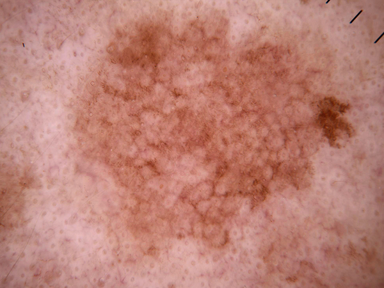
#> input picture important files to be deleted/function alalyse-our presentations/filip/img_0000.png, 384 x 288 px
$ jupyter execute --allow-errors filip_functions.ipynb
#> lines starting #> are read from the running program, lines starting #| are printed output that depends on the picture; after the words box and inside, x2 and y2 are one past the last pixel; in counts of white or black regions, pixels touching at a corner belong together
[cell 1]
import cv2
import numpy as np
from math import sqrt, floor, ceil, nan, pi
from skimage import color, exposure
from skimage.color import rgb2gray
from skimage.feature import blob_log
from skimage.filters import threshold_otsu
from skimage.measure import label, regionprops
from skimage.transform import resize
from skimage.transform import rotate
from skimage import morphology
from sklearn.cluster import KMeans
from skimage.segmentation import slic
from skimage.color import rgb2hsv
from scipy.stats import circmean, circvar, circstd
from statistics import variance, stdev
from scipy.spatial import ConvexHull

## 1. measure_blue_veil

[cell 2]
#It goes through every pixel in the image and increases a counter if the pixel
# satisfies a specific color condition that can be interpreted as having a "blue veil" characteristic.

def measure_blue_veil(image):

    height, width, _ = image.shape #no. of pixels in height and width
    count = 0

    for y in range(height):
        for x in range(width): #Iterating through every pixel of the picture
            b, g, r = image[y, x] #Extracts the Blue, Green, and Red channel values at each pixel.

            if b > 60 and (r - 46 < g) and (g < r + 15): #extracts a specific condition for a 'blue veil'
                count += 1 #if satisfied counter +=1

    return count

#This function estimates how much of an image is covered by a "blue veil" by counting bluish pixels
# with specific RGB relationships. It could be used in medical image analysis,
# especially for identifying potential melanoma features in skin lesion images. ~ chat gpt

[cell 3]
image = cv2.imread(r'C:\Users\filip\Dokumenty\Data Science 2nd semester\Project\data pieprzyki i wlosy\img_1185.png')
#> (the rest of this cell did not finish here and is left out)

[cell 4]
import cv2
import numpy as np
import matplotlib.pyplot as plt

def visualize_blue_veil(image):
    height, width, _ = image.shape
    mask = np.zeros((height, width), dtype=np.uint8)  # Empty mask

    for y in range(height):
        for x in range(width):
            b, g, r = image[y, x]

            if b > 60 and (r - 46 < g) and (g < r + 15):
                mask[y, x] = 255  # White pixel if condition met

    return mask


image = cv2.imread('img_0000.png')  # Replace with your image path
#> image is the input picture: shape (288, 384, 3); mean B, G, R 116.9, 128.5, 187.7
image = cv2.cvtColor(image, cv2.COLOR_BGR2RGB)  # Convert from BGR to RGB for matplotlib

# Get the blue veil mask
mask = visualize_blue_veil(image)
#> after the loop in visualize_blue_veil, `for y in range(height):`:
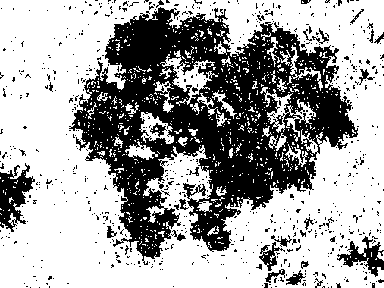
#> mask: shape (288, 384); 64.3% white; 704 black regions (674 under 20 px), largest, box (x1, y1, x2, y2) and area: (69, 7, 358, 265) 33725, (0, 163, 35, 232) 1243, (337, 236, 384, 277) 714

# Plot the results
plt.figure(figsize=(12, 6))

plt.subplot(1, 2, 1)
plt.title("Original Image")
plt.imshow(image)
plt.axis('off')

plt.subplot(1, 2, 2)
plt.title("Blue Veil Mask")
plt.imshow(mask, cmap='gray')
plt.axis('off')

plt.show()
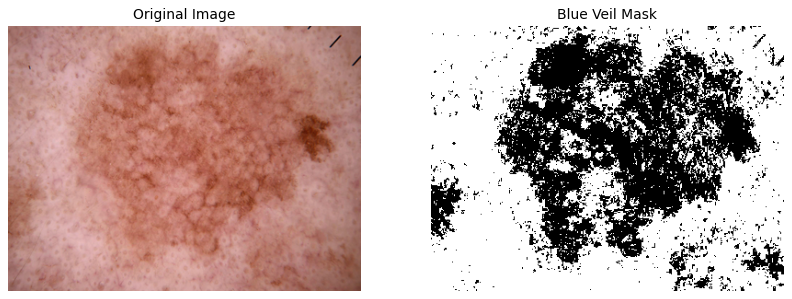
#> figure drawn by matplotlib, 2 panels
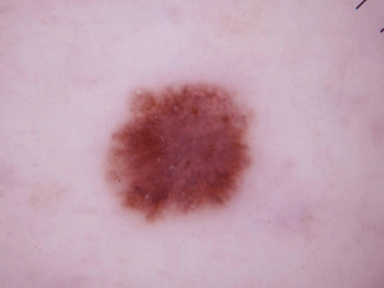
#> input picture important files to be deleted/function alalyse-our presentations/filip/img_0001.png, 384 x 288 px
#> further down, image is the input picture: shape (288, 384, 3); mean B, G, R 173.2, 158.6, 192.8

## 2. measure_resgression

[cell 5]
# [17 lines left out: function measure_regression, not called in this run]

[cell 6]
import matplotlib.pyplot as plt
def measure_regression(image):
    hsv_img = cv2.cvtColor(image, cv2.COLOR_BGR2HSV)
#> hsv_img: shape (288, 384, 3); mean H, S, V 160.7, 49.2, 192.8
    lower_color = np.array([0, 0, 150])
    upper_color = np.array([180, 30, 255])
    mask = cv2.inRange(hsv_img, lower_color, upper_color)
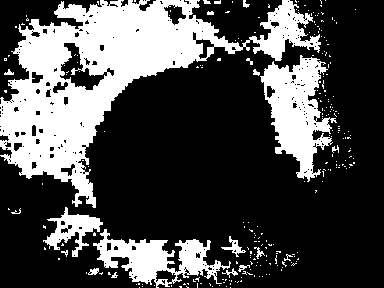
#> mask: shape (288, 384); 29.6% white; 254 white regions (233 under 20 px), largest, box (x1, y1, x2, y2) and area: (0, 0, 321, 208) 22207, (260, 55, 337, 182) 4787, (93, 229, 231, 288) 3344
    num_pixels = cv2.countNonZero(mask)
#> num_pixels = 32696

    # Convert BGR to RGB for matplotlib
    image_rgb = cv2.cvtColor(image, cv2.COLOR_BGR2RGB)

    # Visualization
    plt.figure(figsize=(12, 5))
    plt.subplot(1, 2, 1)
    plt.title("Original Image")
    plt.imshow(image_rgb)
    plt.axis("off")

    plt.subplot(1, 2, 2)
    plt.title("Regression Mask")
    plt.imshow(mask, cmap='gray')
    plt.axis("off")

    plt.tight_layout()
    plt.show()

    return num_pixels

image = cv2.imread('img_0001.png')
measure_regression(image)
#> Out = 32696

[cell 7]
# [42 lines left out: function get_multicolor_rate, not called in this run]

## 4. find_midpoint_v1

[cell 8]
def find_midpoint_v1(image):

    row_mid = image.shape[0] / 2
#> row_mid = 144
    col_mid = image.shape[1] / 2
#> col_mid = 192
    return row_mid, col_mid       #returns middle point of an image in a tuple with two floats


image = cv2.imread('img_0001.png')
find_midpoint_v1(image)
#> Out = (144, 192)

## 5. Best Asymmetry

[cell 9]
# [6 lines left out: function best_asymmetry, not called in this run]

## 6. hsv_var

[cell 10]
def hsv_var(image, slic_segments):

    if len(np.unique(slic_segments)) == 2:
        return 0, 0, 0                 #special case, just two colors

    hsv_means = get_hsv_means(image, slic_segments)  # getting the hsv means for all segments
    n = len(hsv_means)

    hue = []
    sat = []
    val = []
    for hsv_mean in hsv_means:
        hue.append(hsv_mean[0])
        sat.append(hsv_mean[1])
        val.append(hsv_mean[2]) #Separate the Hue, Saturation, and Value components into 3 separate lists and appending

    hue_var = circvar(hue, high=1, low=0)
    sat_var = variance(sat, sum(sat)/n)
    val_var = variance(val, sum(val)/n)

    #Calculate the variance for each component
    #Hue: use circular variance (circvar), again because hue wraps around (0 ≈ 360 degrees).
    # Saturation and Value: standard variance.
    # Here variance(x, mean_of_x) means they probably use a function that needs the mean provided.

    return hue_var, sat_var, val_var #in the end I'll get how hue, saturation and brightness vary across the pic
# hue var ranges from 0 to 1, rest from 0 to 0.25

[cell 11]
image = cv2.imread('img_0000.png')
slic_segments = slic(image, n_segments=50, compactness=10, start_label=1) #n = 50 segments,
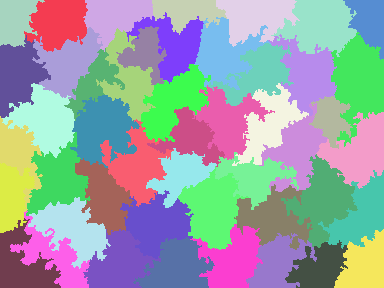
#> slic_segments: shape (288, 384) int64; 47 distinct labels, from 1 to 47; one colour per label, 0 black
                                                    #compactness - lower is focus on color, higher makes segments as square as possible,
                                                    # starting labels from 1 to 50 in this case
#> (the rest of this cell did not finish here and is left out)
